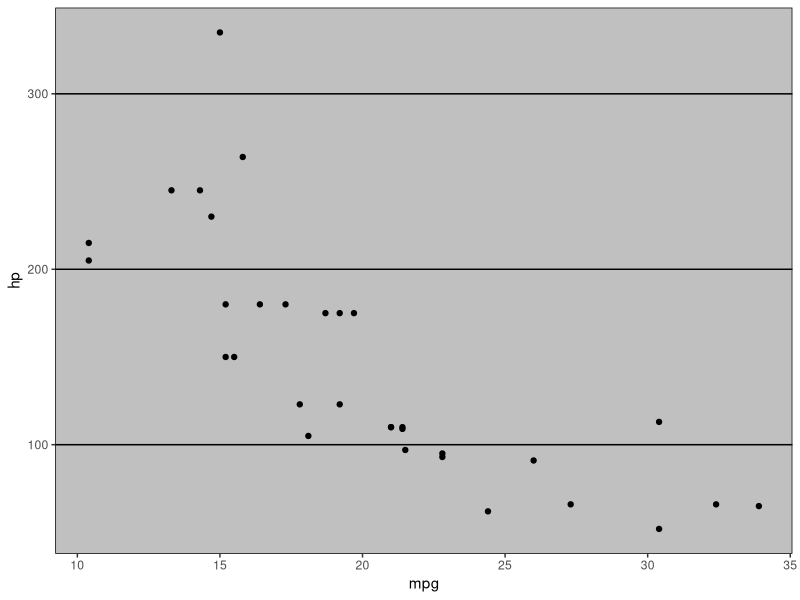

Write R code to recreate this figure.
library(ggplot2)
library(ggthemes)

df <- mtcars
print(head(df))

#DATA & AESTHETICS Layer
pl <- ggplot(data=df,aes(x=mpg, y=hp))

#Geometry layer
#adding the data& AESTHETICS layer to geom layer
pl2<- pl + geom_point()

#adding the data, AESTHETICS, geom to theme layer
print(pl2+theme_excel())
